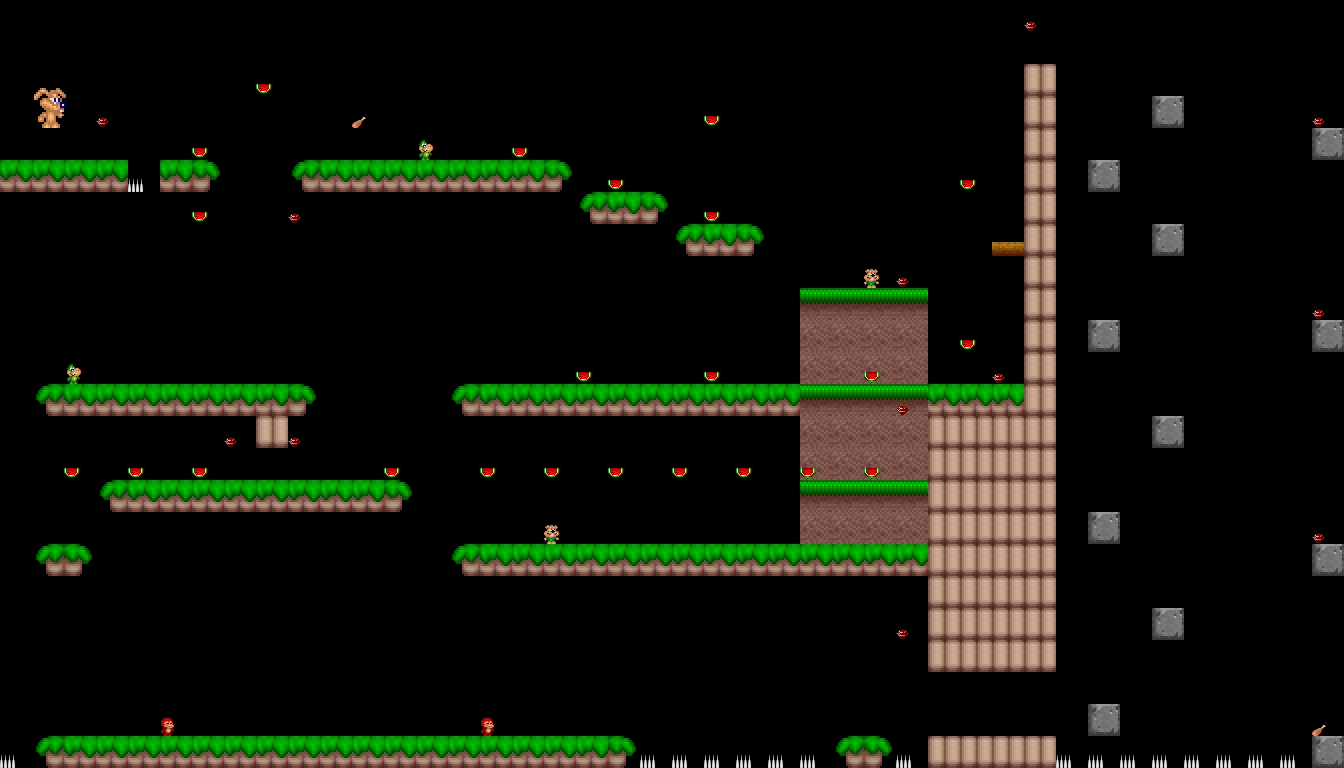

Rendered tile map (Tiled .tmx) drawn with the repository's tilesets; below, a short description and the map source with its tile grids summarised:
An orthogonal 42x24 tile map with 32x32 px tiles, 3 tile layers (lower, center, upper).

<map version="1.0" orientation="orthogonal" renderorder="right-down" width="42" height="24" tilewidth="32" tileheight="32" nextobjectid="1">
 <tileset firstgid="1" name="tiles" tilewidth="34" tileheight="42" tilecount="16" columns="0">
  <tile id="0">
   <properties>
    <property name="scene" value="res://scenes/tiles/dirt_center.tscn" />
   </properties>
   <image width="32" height="32" source="../graphics/tiles/dirt_center.png" />
  </tile>
  <tile id="1">
   <properties>
    <property name="scene" value="res://scenes/tiles/dirt_left.tscn" />
   </properties>
   <image width="32" height="32" source="../graphics/tiles/dirt_left.png" />
  </tile>
  <tile id="2">
   <properties>
    <property name="scene" value="res://scenes/tiles/dirt_mid.tscn" />
   </properties>
   <image width="32" height="32" source="../graphics/tiles/dirt_mid.png" />
  </tile>
  <tile id="3">
   <properties>
    <property name="scene" value="res://scenes/tiles/dirt_right.tscn" />
   </properties>
   <image width="32" height="32" source="../graphics/tiles/dirt_right.png" />
  </tile>
  <tile id="4">
   <properties>
    <property name="scene" value="res://scenes/tiles/oneway_center.tscn" />
   </properties>
   <image width="32" height="32" source="../graphics/tiles/dirt2_center.png" />
  </tile>
  <tile id="5">
   <properties>
    <property name="scene" value="res://scenes/tiles/oneway_mid.tscn" />
   </properties>
   <image width="32" height="32" source="../graphics/tiles/dirt2_mid.png" />
  </tile>
  <tile id="6">
   <properties>
    <property name="scene" value="res://scenes/items/item_watermelon.tscn" />
   </properties>
   <image width="32" height="32" source="../graphics/items/watermelon.png" />
  </tile>
  <tile id="8">
   <properties>
    <property name="scene" value="res://scenes/enemies/enemy_1.tscn" />
   </properties>
   <image width="34" height="42" source="../graphics/characters/frog/sprite_2.png" />
  </tile>
  <tile id="9">
   <properties>
    <property name="scene" value="res://scenes/items/diamond_red.tscn" />
   </properties>
   <image width="26" height="20" source="../graphics/items/diamond_red.png" />
  </tile>
  <tile id="10">
   <properties>
    <property name="scene" value="res://scenes/tiles/spikes.tscn" />
   </properties>
   <image width="32" height="32" source="../graphics/tiles/spikes.png" />
  </tile>
  <tile id="11">
   <properties>
    <property name="scene" value="res://scenes/items/meat.tscn" />
   </properties>
   <image width="28" height="22" source="../graphics/items/meat.png" />
  </tile>
  <tile id="12">
   <properties>
    <property name="scene" value="res://scenes/enemies/bear.tscn" />
   </properties>
   <image width="30" height="38" source="../graphics/characters/bear/sprite_1.png" />
  </tile>
  <tile id="13">
   <properties>
    <property name="scene" value="res://scenes/tiles/lift.tscn" />
   </properties>
   <image width="32" height="14" source="../graphics/tiles/lift_1.png" />
  </tile>
  <tile id="14">
   <properties>
    <property name="scene" value="res://scenes/tiles/stone.tscn" />
   </properties>
   <image width="32" height="32" source="../graphics/tiles/stone_1.png" />
  </tile>
  <tile id="15">
   <properties>
    <property name="scene" value="res://scenes/enemies/monkey.tscn" />
   </properties>
   <image width="31" height="38" source="../graphics/characters/monkey/sprite_1.png" />
  </tile>
  <tile id="16">
   <properties>
    <property name="scene" value="res://scenes/misc/player_pos.tscn" />
   </properties>
   <image width="34" height="42" source="../graphics/characters/dog/sprite_1.png" />
  </tile>
 </tileset>
 <layer name="lower" width="42" height="24">
  <data>[1008 cells, 17 non-empty, 2 distinct tile ids]</data>
 </layer>
 <layer name="center" width="42" height="24">
  <data>[1008 cells, 135 non-empty, 10 distinct tile ids]</data>
 </layer>
 <layer name="upper" width="42" height="24">
  <data>[1008 cells, 101 non-empty, 13 distinct tile ids]</data>
 </layer>
</map>